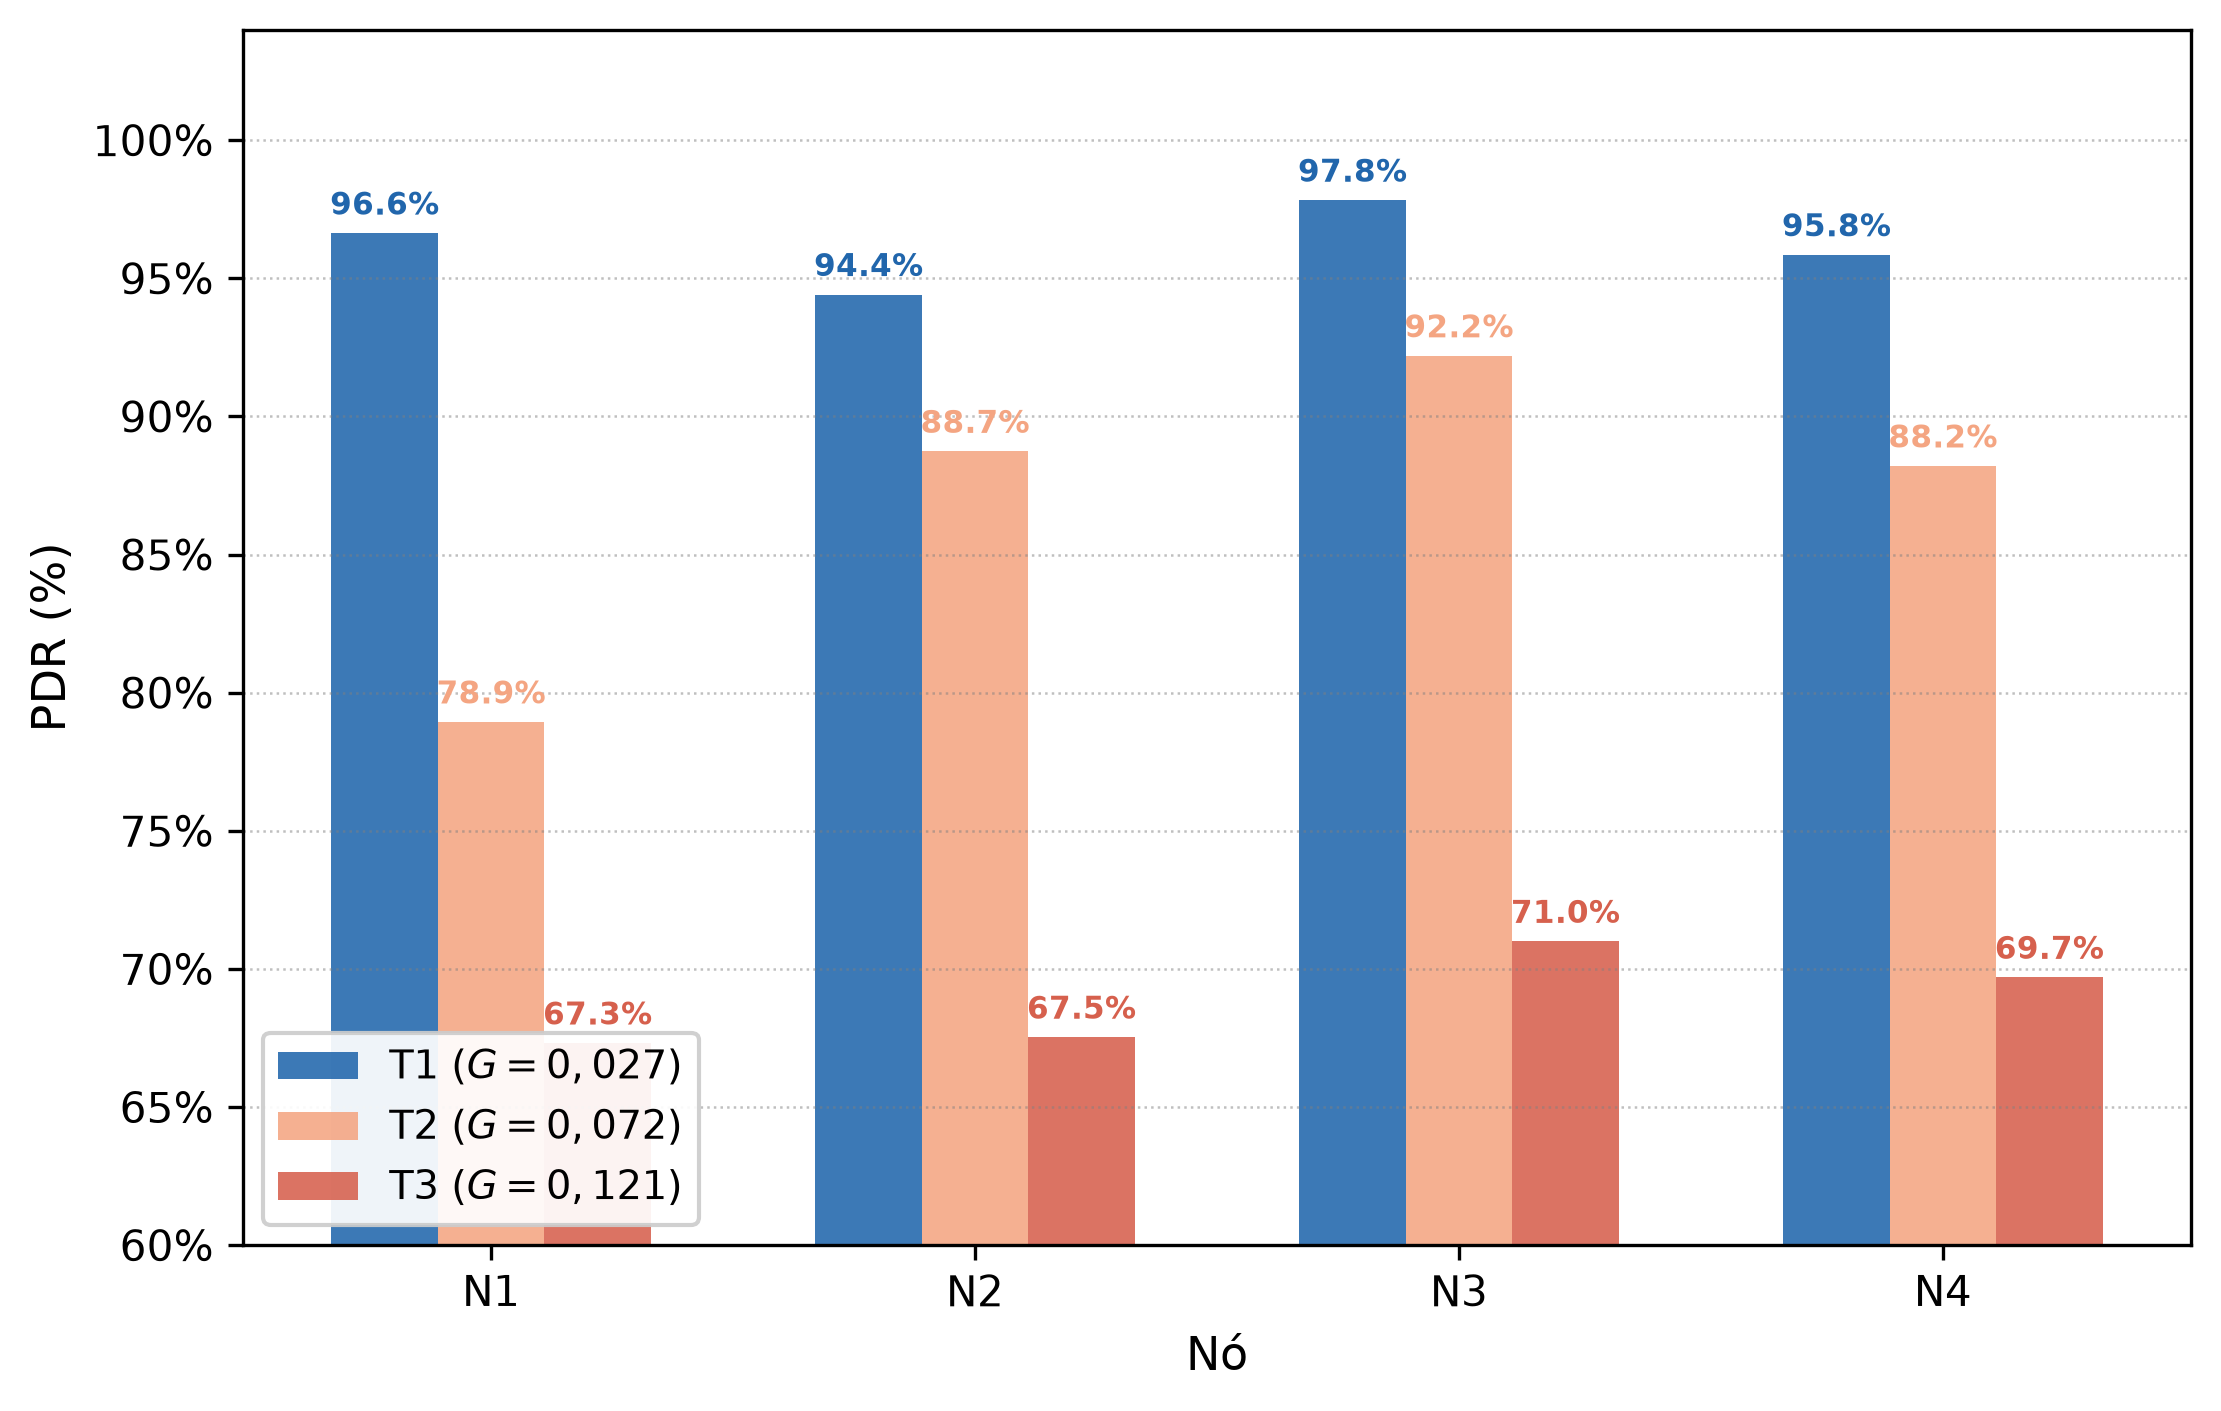

Generate this figure with Python:
"""
Gráfico 5 — PDR por nó para as três sessões Pure ALOHA (T1/T2/T3).
Barras agrupadas por nó, com cor por sessão.
PDR = f_cnt_final / tx_attempt_count_final (última observação por nó).
"""
import pandas as pd
import numpy as np
import matplotlib.pyplot as plt
import os

BASE    = r"c:\Users\Eduardo Barbosa\Documents\Arduino\pure_aloha\pure_aloha_node\teste_pure_aloha"
OUT_DIR = os.path.dirname(os.path.abspath(__file__))

SESSIONS = {
    "T1 ($G=0{,}027$)": ("4_nodes_0265_vf",  "20260610_083021"),
    "T2 ($G=0{,}072$)": ("4_nodes_0724",     "20260609_130021"),
    "T3 ($G=0{,}121$)": ("4_nodes_1214_v1",  "20260609_090607"),
}
COLORS = ["#2166ac", "#f4a582", "#d6604d"]
NODES  = [1, 2, 3, 4]

pdr_data = {}
for sess_label, (folder, ts) in SESSIONS.items():
    pa = pd.read_csv(f"{BASE}/{folder}/pure_aloha_{ts}.csv", sep=";")
    pdrs = []
    for nid in NODES:
        sub = pa[pa["node_id"] == nid]
        last = sub.iloc[-1]
        pdr  = len(sub) / last["tx_attempt_count"] * 100
        pdr  = min(pdr, 100.0)
        pdrs.append(pdr)
    pdr_data[sess_label] = pdrs

x   = np.arange(len(NODES))
n   = len(SESSIONS)
w   = 0.22
offsets = np.linspace(-(n-1)*w/2, (n-1)*w/2, n)

fig, ax = plt.subplots(figsize=(7.5, 4.8))

for i, (label, pdrs) in enumerate(pdr_data.items()):
    bars = ax.bar(x + offsets[i], pdrs, w,
                  color=COLORS[i], alpha=0.88, label=label.replace("{,}", ","))
    for bar, val in zip(bars, pdrs):
        ax.text(bar.get_x() + bar.get_width() / 2,
                bar.get_height() + 0.4,
                f"{val:.1f}%",
                ha="center", va="bottom", fontsize=7.5,
                color=COLORS[i], fontweight="bold")

ax.set_xticks(x)
ax.set_xticklabels([f"N{nid}" for nid in NODES], fontsize=11)
ax.set_ylabel("PDR (%)", fontsize=11)
ax.set_xlabel("Nó", fontsize=11)
ax.set_ylim(60, 104)
ax.yaxis.set_major_formatter(plt.FuncFormatter(lambda v, _: f"{v:.0f}%"))
ax.tick_params(labelsize=10)
ax.grid(axis="y", ls=":", lw=0.6, color="grey", alpha=0.5)
ax.legend(fontsize=9.5, framealpha=0.92, loc="lower left")

plt.tight_layout()
plt.savefig(os.path.join(OUT_DIR, "pdr_por_no.pdf"), bbox_inches="tight")
plt.savefig(os.path.join(OUT_DIR, "pdr_por_no.png"), bbox_inches="tight", dpi=300)
plt.show()
print("Concluído.")
